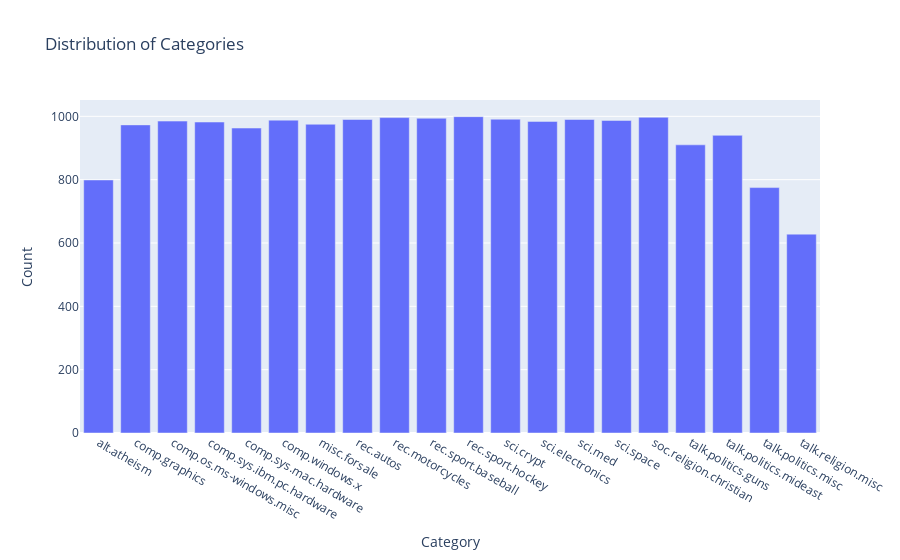
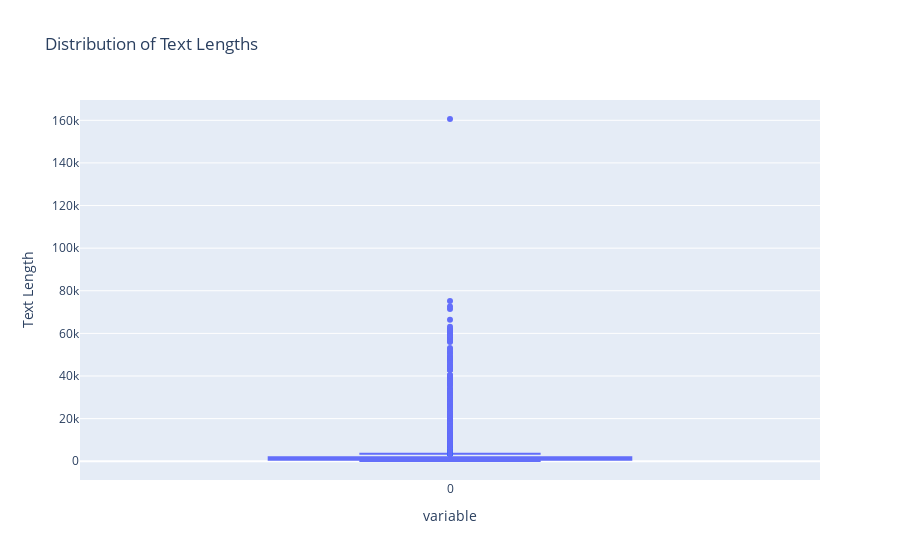

The code cell stored with these charts, in order, in its notebook:
### Markdown cell above
## Visualización de la Distribución de Categorías y Longitud de Textos

En esta sección, visualizamos la distribución de las categorías en el conjunto de datos y la longitud de los textos utilizando gráficos interactivos. Esto nos permite entender mejor la estructura y características del conjunto de datos.

Se utiliza `np.bincount` para contar la frecuencia de cada categoría en el conjunto de datos. Esta función crea un arreglo donde cada posición corresponde a una categoría, siendo su valor el que represente el número de documentos asignados a dicha categoría. Se almacenan los nombres de las categorías con `newsgrous.target_names` para su visualización posterior.

Se genera un histograma utilizando `plotly.express` para visualizar la distribución de las categorías en el dataset. Cada barra del histograma representando una categoría, con su altura representando el número de documentos que pertenecen a la misma. Con esta visualización se puede entender si un conjunto de datos está equilibrado o si algunas categorías tienen más ejemplos que otras, lo cual podría agectar el rendimiento del modelo.

Se calcula la longitud de cada texto del conjunto de datos mediante la función `len()` utilizando un diagrama de caja para visualizar la distribución de longitudes de los textos, pudiendo analizar si la longitud del texto es un factor relevante en la clasificación.

### Code cell
# Distribución de las categorías en el dataset
category_counts = np.bincount(newsgroups.target)
categories = newsgroups.target_names

# Histograma de categorías
fig = px.bar(x=categories, y=category_counts, labels={'x':'Category', 'y':'Count'}, title="Distribution of Categories")
fig.show()

# Diagrama de caja para la longitud de los textos
text_lengths = [len(text) for text in newsgroups.data]
fig_box = px.box(text_lengths, labels={'value':'Text Length'}, title="Distribution of Text Lengths")
fig_box.show()

### Figure 1 — Plotly figure (JSON) as saved in the notebook; plotly's stock layout.template omitted (floating-point values rounded to 4 significant figures)
{"data": [{"alignmentgroup": "True", "hovertemplate": "Category=%{x}<br>Count=%{y}<extra></extra>", "legendgroup": "", "marker": {"color": "#636efa", "pattern": {"shape": ""}}, "name": "", "offsetgroup": "", "orientation": "v", "showlegend": false, "textposition": "auto", "type": "bar", "x": ["alt.atheism", "comp.graphics", "comp.os.ms-windows.misc", "comp.sys.ibm.pc.hardware", "comp.sys.mac.hardware", "comp.windows.x", "misc.forsale", "rec.autos", "rec.motorcycles", "rec.sport.baseball", "rec.sport.hockey", "sci.crypt", "sci.electronics", "sci.med", "sci.space", "soc.religion.christian", "talk.politics.guns", "talk.politics.mideast", "talk.politics.misc", "talk.religion.misc"], "xaxis": "x", "y": [799, 973, 985, 982, 963, 988, 975, 990, 996, 994, 999, 991, 984, 990, 987, 997, 910, 940, 775, 628], "yaxis": "y"}], "layout": {"barmode": "relative", "legend": {"tracegroupgap": 0}, "title": {"text": "Distribution of Categories"}, "xaxis": {"anchor": "y", "domain": [0, 1], "title": {"text": "Category"}}, "yaxis": {"anchor": "x", "domain": [0, 1], "title": {"text": "Count"}}}}

### Figure 2 — Plotly figure (JSON) as saved in the notebook; plotly's stock layout.template omitted (floating-point values rounded to 4 significant figures; data arrays with more than 128 entries replaced by an {"elided": "..."} marker saying what was removed)
{"data": [{"alignmentgroup": "True", "hovertemplate": "variable=%{x}<br>Text Length=%{y}<extra></extra>", "legendgroup": "", "marker": {"color": "#636efa"}, "name": "", "notched": false, "offsetgroup": "", "orientation": "v", "showlegend": false, "type": "box", "x": {"elided": "18846 str values"}, "x0": " ", "xaxis": "x", "y": {"elided": "18846 int values"}, "y0": " ", "yaxis": "y"}], "layout": {"boxmode": "group", "legend": {"tracegroupgap": 0}, "title": {"text": "Distribution of Text Lengths"}, "xaxis": {"anchor": "y", "domain": [0, 1], "title": {"text": "variable"}}, "yaxis": {"anchor": "x", "domain": [0, 1], "title": {"text": "Text Length"}}}}
